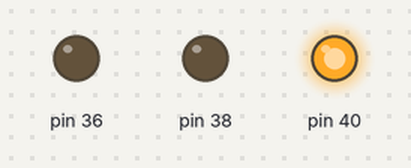
The program below on a simulated Raspberry Pi (header pin numbers). Shown: output pins drawn as LEDs (lit = HIGH).

Above: at 0.5 s.
At 2.5 s:
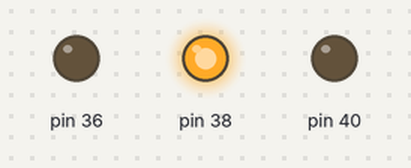
At 4.5 s:
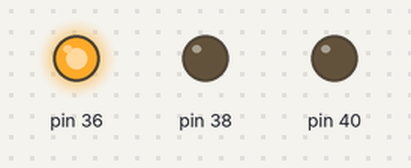
At 6.5 s:
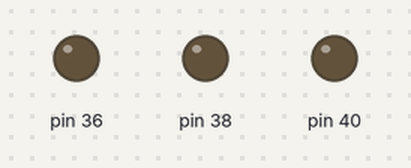
At 9.5 s:
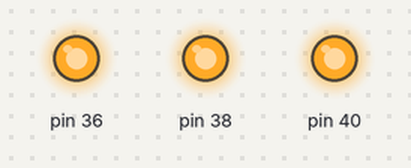
Timing chart, 0 to 10.4 s (numbered marks = the images above):
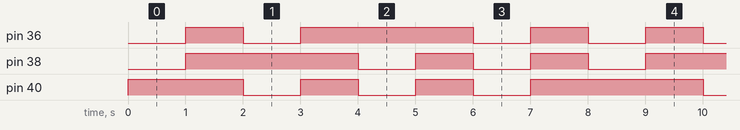

Measured:
- by itself, pin 36: repeats every 8.0 s: LOW 1.0 s, HIGH 3.0 s, 2 × (LOW 1.0 s, HIGH 1.0 s)
- by itself, pin 38, pin 40: repeats every 8.0 s: 2 × (LOW 1.0 s, HIGH 1.0 s), LOW 1.0 s, HIGH 3.0 s
- by itself, everything shown: repeats every 8.0 s, in 8 steps

The program:

practica2ejercicio1b.py
```python
# Ejercicio 1. Uso de colores

# b) En segundo lugar, añade la funcionalidad necesaria para gestionar el
# encendido y apagado de, al menos, otros cinco colores, p. ej.: magenta,
# amarillo, cyan, blanco, etc.

import time, sys
import RPi.GPIO as GPIO

rojoPin = 36
azulPin = 38
verdePin = 40

def encender(pin):
    GPIO.setmode(GPIO.BOARD)
    GPIO.setup(pin, GPIO.OUT)
    GPIO.output(pin, GPIO.LOW)

def apagar(pin):
    GPIO.setmode(GPIO.BOARD)
    GPIO.setup(pin, GPIO.OUT)
    GPIO.output(pin, GPIO.HIGH)

def encenderMagenta():
    encender(rojoPin)
    encender(azulPin)
    apagar(verdePin)

def apagarMagenta():
    apagar(rojoPin)
    apagar(azulPin)

def encenderAmarillo():
    encender(rojoPin)
    encender(verdePin)
    apagar(azulPin)

def apagarAmarillo():
    apagar(rojoPin)
    apagar(verdePin)

def encenderCyan():
    encender(verdePin)
    encender(azulPin)
    apagar(rojoPin)

def apagarCyan():
    apagar(verdePin)
    apagar(azulPin)

def encenderBlanco():
    encender(rojoPin)
    encender(azulPin)
    encender(verdePin)

def apagarBlanco():
    apagar(rojoPin)
    apagar(azulPin)
    apagar(verdePin)

def main():
    while True:
        encenderMagenta()
        time.sleep(1)
        apagarMagenta()
        time.sleep(1)
        encenderAmarillo()
        time.sleep(1)
        apagarAmarillo()
        time.sleep(1)
        encenderCyan()
        time.sleep(1)
        apagarCyan()
        time.sleep(1)
        encenderBlanco()
        time.sleep(1)
        apagarBlanco()
        time.sleep(1)
    return

if __name__ == '__main__':
    main()
```
